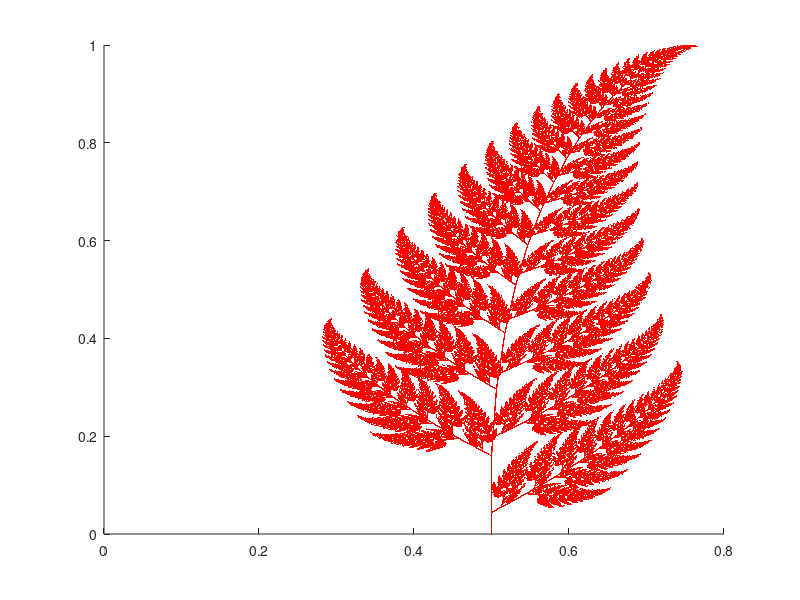

This figure's MATLAB source:
N=200000;
%F=Ax+B;
A1=[0 0;0 0.16];
A2=[0.85 0.04;-0.04 0.85];
A3=[0.2 -0.26;0.23 0.22];
A4=[-0.15 0.28;0.26 0.24];
B1=[0.5;0];
B2=[0.075;0.18];
B3=[0.4;0.045];
B4=[0.575;-0.086];
%p=[0.01 0.85 0.07 0.07];
p=[0.03 0.73 0.13 0.11];
%p=[0.25,0.25,0.25,0.25];
a=[0;0];
kk=rand(1,N);
figure;
hold on;
plot(a(1),a(2),'.', 'MarkerEdgeColor','r','MarkerFaceColor','r','MarkerSize',1);
result=zeros(N,2);
k=1;
for i=1:N
    if(kk(i)<=p(1))
        a=A1*a+B1;
    elseif(kk(i)<=p(1)+p(2))
        a=A2*a+B2;
    elseif(kk(i)<=1-p(4))
        a=A3*a+B3;
    else
        a=A4*a+B4;
    end
    result(k,1)=a(1);
    result(k,2)=a(2);
    k=k+1;
end
plot(result(:,1),result(:,2),'.', 'MarkerEdgeColor','r','MarkerFaceColor','r','MarkerSize',1);